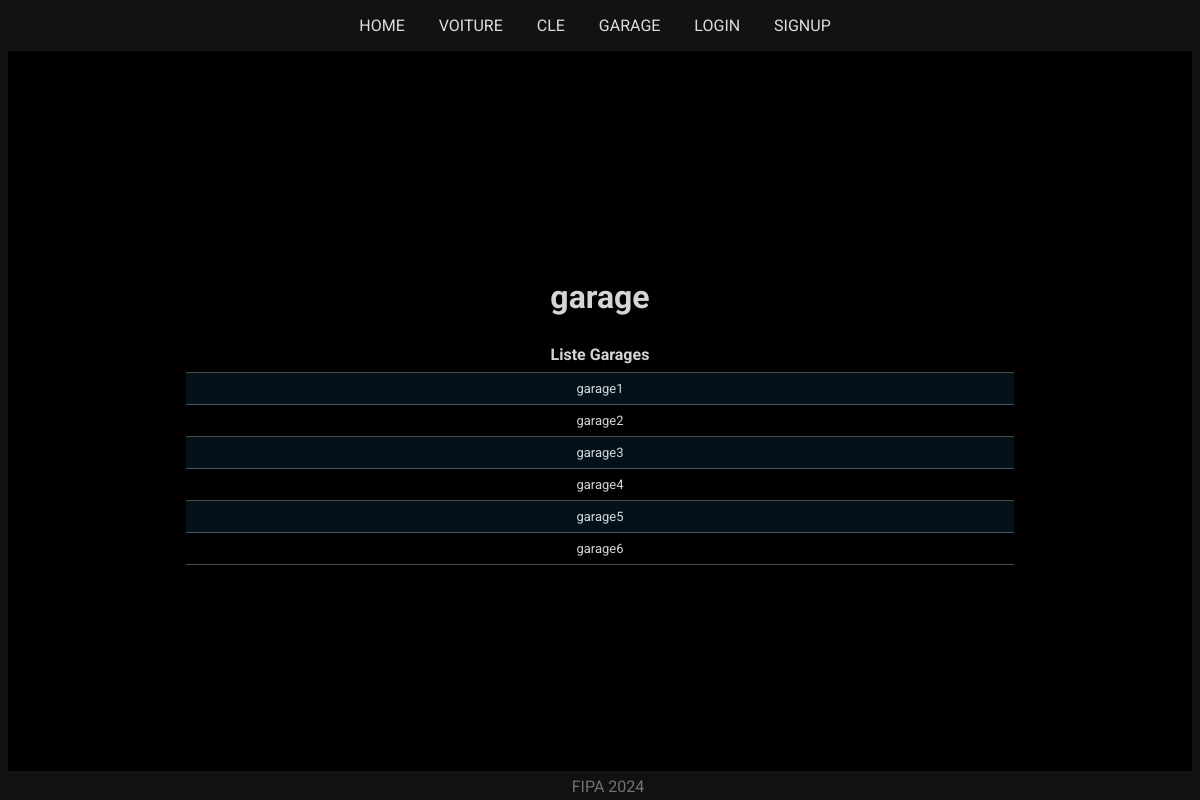
/garage/, run on the app's committed database.
### api/models.py (models this page shows)
class Garage(models.Model):
    nom = models.CharField(max_length=30, blank=False, null=False)

### public/views.py (the view)
# urls.py: path("garage/", garage, name="garage"),
def garage(request):
    garages = Garage.objects.all()
    return render(request, "garage.html",{'garages': garages})

### public/templates/garage.html (shortened to what this page needs)
{% extends "base.html" %}
{% block document_container %}
<div class="page">
    <h1>garage</h1>
    {% if garages %}
        <table>
            <tr>
                <th>
                    Liste Garages
                </th>
            </tr>
            {% for garage in garages %}
                <tr><td>{{ garage.nom }}</td></tr>
            {% endfor %}
        </table>
    {% endif %}
</div>
{% endblock document_container %}

### files/static/css/dark.css (style rules this page uses)
body { font-family: 'Roboto', Arial, sans-serif; background-color: #121212; color: #ffffff; }
.page { margin: 0; font-family: 'Roboto', Arial, sans-serif; background-color: #000; color: #ffffffd5; display: flex; flex-direction: column; justify-content: center; align-items: center; height: 90vh; }
table { border-collapse: collapse; width: 70%; border-top: none; border-left: none; border-right: none; }
th { font-weight: bold; font-size: medium; }
tr { border-bottom: 1px solid #ffffff4c; font-size: small; }
th, td { border: none; text-align: left; padding: 8px; text-align: center; align-items : center; }
tr:nth-child(even) { background-color: #03111b; }

### data on the page
Garage: nom "garage1"
Garage: nom "garage2"
Garage: nom "garage3"
Garage: nom "garage4"
Garage: nom "garage5"
Garage: nom "garage6"
